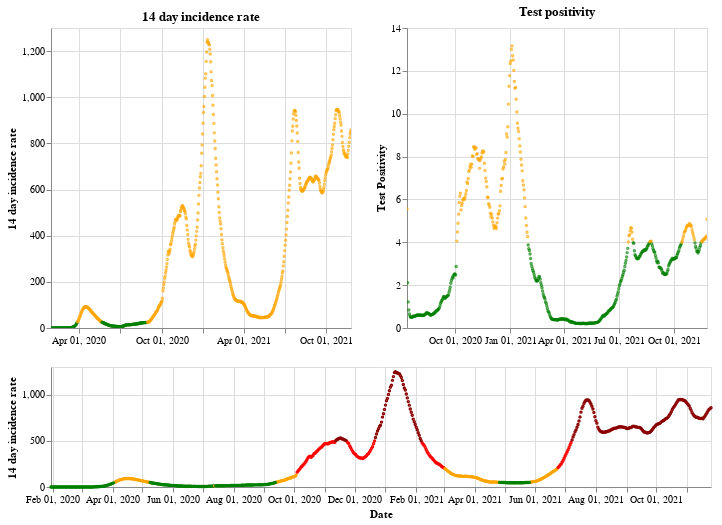

Notebook code for this chart:
### Markdown cell above
## England

### Code cell
plot_traffic_light('England')

### Figure 1 — Vega-Lite specification as saved in the notebook (floating-point values rounded to 4 significant figures; data arrays with more than 128 entries replaced by an {"elided": "..."} marker saying what was removed)
{"config": {"view": {"continuousWidth": 400, "continuousHeight": 300}}, "vconcat": [{"hconcat": [{"mark": {"type": "point", "size": 2}, "encoding": {"color": {"condition": {"value": "green", "test": "(datum.twoWeeklyCasesRate <= 25)"}, "value": "orange"}, "tooltip": [{"type": "nominal", "field": "areaName"}, {"type": "temporal", "field": "date"}, {"type": "quantitative", "field": "twoWeeklyCasesRate"}, {"type": "quantitative", "field": "testPositivity"}], "x": {"type": "temporal", "axis": {"title": ""}, "field": "date", "scale": {"domain": {"selection": "DateBrush"}}, "timeUnit": "yearmonthdate"}, "y": {"type": "quantitative", "axis": {"title": "14 day incidence rate"}, "field": "twoWeeklyCasesRate"}}, "title": "14 day incidence rate", "width": 300}, {"mark": {"type": "point", "size": 2}, "encoding": {"color": {"condition": {"value": "green", "test": "(datum.testPositivity <= 4)"}, "value": "orange"}, "tooltip": [{"type": "nominal", "field": "areaName"}, {"type": "temporal", "field": "date"}, {"type": "quantitative", "field": "twoWeeklyCasesRate"}, {"type": "quantitative", "field": "testPositivity"}], "x": {"type": "temporal", "axis": {"title": ""}, "field": "date", "scale": {"domain": {"selection": "DateBrush"}}, "timeUnit": "yearmonthdate"}, "y": {"type": "quantitative", "axis": {"title": "Test Positivity"}, "field": "testPositivity"}}, "title": "Test positivity", "width": 300}]}, {"layer": [{"mark": {"type": "point", "size": 2}, "encoding": {"color": {"condition": {"value": "orange", "test": "(((datum.testPositivity < 4) && (datum.twoWeeklyCasesRate >= 50)) && (datum.twoWeeklyCasesRate < 200))"}, "value": "red"}, "opacity": {"condition": {"value": 1, "test": "((datum.twoWeeklyCasesRate >= 50) && (datum.twoWeeklyCasesRate < 500))"}, "value": 0}, "tooltip": [{"type": "nominal", "field": "areaName"}, {"type": "temporal", "field": "date"}, {"type": "quantitative", "field": "twoWeeklyCasesRate"}, {"type": "quantitative", "field": "testPositivity"}], "x": {"type": "temporal", "axis": {"title": "Date"}, "field": "date", "timeUnit": "yearmonthdate"}, "y": {"type": "quantitative", "axis": {"title": "14 day incidence rate"}, "field": "twoWeeklyCasesRate"}}, "selection": {"DateBrush": {"type": "interval", "encodings": ["x"], "fields": ["Time"]}}}, {"mark": {"type": "point", "size": 2}, "encoding": {"color": {"value": "darkred"}, "opacity": {"condition": {"value": 1, "test": "(datum.twoWeeklyCasesRate >= 500)"}, "value": 0}, "tooltip": [{"type": "nominal", "field": "areaName"}, {"type": "temporal", "field": "date"}, {"type": "quantitative", "field": "twoWeeklyCasesRate"}, {"type": "quantitative", "field": "testPositivity"}], "x": {"type": "temporal", "axis": {"title": "Date"}, "field": "date", "timeUnit": "yearmonthdate"}, "y": {"type": "quantitative", "axis": {"title": "14 day incidence rate"}, "field": "twoWeeklyCasesRate"}}}, {"mark": {"type": "point", "size": 2}, "encoding": {"color": {"condition": {"value": "green", "test": "((datum.testPositivity < 4) && (datum.twoWeeklyCasesRate < 50))"}, "value": "orange"}, "opacity": {"condition": {"value": 1, "test": "(datum.twoWeeklyCasesRate < 50)"}, "value": 0}, "tooltip": [{"type": "nominal", "field": "areaName"}, {"type": "temporal", "field": "date"}, {"type": "quantitative", "field": "twoWeeklyCasesRate"}, {"type": "quantitative", "field": "testPositivity"}], "x": {"type": "temporal", "axis": {"title": "Date"}, "field": "date", "timeUnit": "yearmonthdate"}, "y": {"type": "quantitative", "axis": {"title": "14 day incidence rate"}, "field": "twoWeeklyCasesRate"}}}], "height": 120, "width": 660}], "data": {"name": "data-b77f68da4dc9f1f4e1ebbd3692a94fcf"}, "$schema": "https://vega.github.io/schema/vega-lite/v4.8.1.json", "datasets": {"data-b77f68da4dc9f1f4e1ebbd3692a94fcf": {"elided": "666 records"}}}
